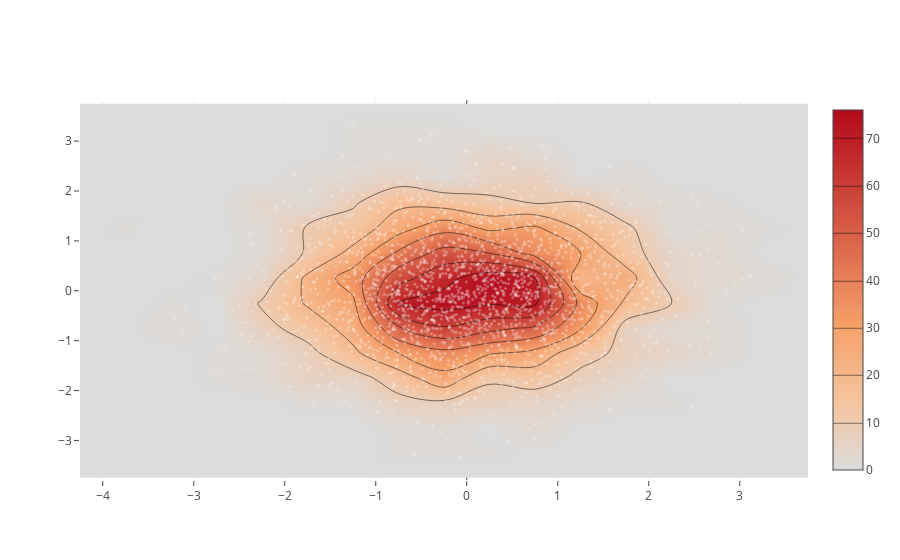

Here is the notebook cell this chart was saved with:
### Code cell
import plotly.graph_objs as go
import numpy as np
x = np.random.randn(2000)
y = np.random.randn(2000)
iplot([go.Histogram2dContour(x=x, y = y, contours= dict(coloring = 'heatmap')),
      go.Scatter(x=x, y=y, mode = 'markers', marker= dict(color = 'white', size = 3, opacity= 0.3))] , show_link=False)

### Figure 1 — Plotly figure (JSON) as saved in the notebook; plotly's stock layout.template omitted (floating-point values rounded to 4 significant figures; data arrays with more than 128 entries replaced by an {"elided": "..."} marker saying what was removed)
{"data": [{"contours": {"coloring": "heatmap"}, "type": "histogram2dcontour", "uid": "c4008304-e324-4907-9d0a-019ad74e0e38", "x": {"elided": "2000 float values"}, "y": {"elided": "2000 float values"}}, {"marker": {"color": "white", "opacity": 0.3, "size": 3}, "mode": "markers", "type": "scatter", "uid": "577ee774-b1dd-493f-8d77-bf8b624dd0a8", "x": {"elided": "2000 float values"}, "y": {"elided": "2000 float values"}}], "layout": {}}
